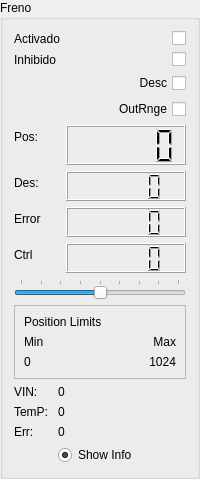
            <widget class="QGroupBox" name="grp_Freno">
             <property name="sizePolicy">
              <sizepolicy hsizetype="Preferred" vsizetype="Preferred">
               <horstretch>0</horstretch>
               <verstretch>0</verstretch>
              </sizepolicy>
             </property>
             <property name="maximumSize">
              <size>
               <width>16777215</width>
               <height>525</height>
              </size>
             </property>
             <property name="autoFillBackground">
              <bool>true</bool>
             </property>
             <property name="title">
              <string>Freno</string>
             </property>
             <layout class="QVBoxLayout" name="verticalLayout_2">
              <item>
               <layout class="QFormLayout" name="frmLay_Freno">
                <item row="6" column="0">
                 <widget class="QLabel" name="valorFreno_lbl">
                  <property name="minimumSize">
                   <size>
                    <width>20</width>
                    <height>0</height>
                   </size>
                  </property>
                  <property name="text">
                   <string>Pos:</string>
                  </property>
                 </widget>
                </item>
                <item row="6" column="1">
                 <widget class="QLCDNumber" name="frenoPos_lcd">
                  <property name="sizePolicy">
                   <sizepolicy hsizetype="Preferred" vsizetype="Minimum">
                    <horstretch>0</horstretch>
                    <verstretch>0</verstretch>
                   </sizepolicy>
                  </property>
                  <property name="minimumSize">
                   <size>
                    <width>40</width>
                    <height>40</height>
                   </size>
                  </property>
                  <property name="font">
                   <font>
                    <pointsize>14</pointsize>
                    <weight>75</weight>
                    <bold>true</bold>
                   </font>
                  </property>
                 </widget>
                </item>
                <item row="7" column="0">
                 <widget class="QLabel" name="label">
                  <property name="minimumSize">
                   <size>
                    <width>20</width>
                    <height>0</height>
                   </size>
                  </property>
                  <property name="text">
                   <string>Des:</string>
                  </property>
                 </widget>
                </item>
                <item row="7" column="1">
                 <widget class="QLCDNumber" name="frenoDes_lcd">
                  <property name="sizePolicy">
                   <sizepolicy hsizetype="Minimum" vsizetype="Preferred">
                    <horstretch>0</horstretch>
                    <verstretch>0</verstretch>
                   </sizepolicy>
                  </property>
                  <property name="minimumSize">
                   <size>
                    <width>0</width>
                    <height>30</height>
                   </size>
                  </property>
                  <property name="font">
                   <font>
                    <pointsize>14</pointsize>
                    <weight>75</weight>
                    <bold>true</bold>
                   </font>
                  </property>
                 </widget>
                </item>
                <item row="8" column="1">
                 <widget class="QLCDNumber" name="Freno_lcdError">
                  <property name="minimumSize">
                   <size>
                    <width>0</width>
                    <height>30</height>
                   </size>
                  </property>
                 </widget>
                </item>
                <item row="8" column="0">
                 <widget class="QLabel" name="Freno_lblError">
                  <property name="text">
                   <string>Error</string>
                  </property>
                 </widget>
                </item>
                <item row="9" column="1">
                 <widget class="QLCDNumber" name="frenoControl_lcd">
                  <property name="enabled">
                   <bool>true</bool>
                  </property>
                  <property name="sizePolicy">
                   <sizepolicy hsizetype="Minimum" vsizetype="Preferred">
                    <horstretch>0</horstretch>
                    <verstretch>0</verstretch>
                   </sizepolicy>
                  </property>
                  <property name="minimumSize">
                   <size>
                    <width>30</width>
                    <height>30</height>
                   </size>
                  </property>
                  <property name="font">
                   <font>
                    <pointsize>14</pointsize>
                    <weight>75</weight>
                    <bold>true</bold>
                   </font>
                  </property>
                  <property name="smallDecimalPoint">
                   <bool>false</bool>
                  </property>
                  <property name="digitCount">
                   <number>5</number>
                  </property>
                 </widget>
                </item>
                <item row="9" column="0">
                 <widget class="QLabel" name="label_2">
                  <property name="minimumSize">
                   <size>
                    <width>20</width>
                    <height>0</height>
                   </size>
                  </property>
                  <property name="text">
                   <string>Ctrl</string>
                  </property>
                 </widget>
                </item>
                <item row="2" column="1">
                 <widget class="QCheckBox" name="Freno_Inhibido_chk">
                  <property name="layoutDirection">
                   <enum>Qt::RightToLeft</enum>
                  </property>
                  <property name="text">
                   <string/>
                  </property>
                 </widget>
                </item>
                <item row="2" column="0">
                 <widget class="QLabel" name="label_7">
                  <property name="text">
                   <string>Inhibido</string>
                  </property>
                 </widget>
                </item>
                <item row="1" column="1">
                 <widget class="QCheckBox" name="Freno_Activado_chk">
                  <property name="layoutDirection">
                   <enum>Qt::RightToLeft</enum>
                  </property>
                  <property name="text">
                   <string/>
                  </property>
                 </widget>
                </item>
                <item row="1" column="0">
                 <widget class="QLabel" name="FrenoActivado_lbl">
                  <property name="text">
                   <string>Activado</string>
                  </property>
                 </widget>
                </item>
                <item row="4" column="1">
                 <widget class="QCheckBox" name="chk_LED_Freno_OutR">
                  <property name="sizePolicy">
                   <sizepolicy hsizetype="Preferred" vsizetype="Fixed">
                    <horstretch>0</horstretch>
                    <verstretch>0</verstretch>
                   </sizepolicy>
                  </property>
                  <property name="minimumSize">
                   <size>
                    <width>50</width>
                    <height>0</height>
                   </size>
                  </property>
                  <property name="layoutDirection">
                   <enum>Qt::RightToLeft</enum>
                  </property>
                  <property name="text">
                   <string>OutRnge</string>
                  </property>
                 </widget>
                </item>
                <item row="3" column="1">
                 <widget class="QCheckBox" name="chk_LED_Freno_Desc">
                  <property name="sizePolicy">
                   <sizepolicy hsizetype="Preferred" vsizetype="Fixed">
                    <horstretch>0</horstretch>
                    <verstretch>0</verstretch>
                   </sizepolicy>
                  </property>
                  <property name="minimumSize">
                   <size>
                    <width>20</width>
                    <height>0</height>
                   </size>
                  </property>
                  <property name="layoutDirection">
                   <enum>Qt::RightToLeft</enum>
                  </property>
                  <property name="text">
                   <string>Desc</string>
                  </property>
                 </widget>
                </item>
               </layout>
              </item>
              <item>
               <widget class="QSlider" name="FrenoControl_Slider">
                <property name="minimum">
                 <number>-3200</number>
                </property>
                <property name="maximum">
                 <number>3200</number>
                </property>
                <property name="singleStep">
                 <number>100</number>
                </property>
                <property name="pageStep">
                 <number>800</number>
                </property>
                <property name="orientation">
                 <enum>Qt::Horizontal</enum>
                </property>
                <property name="tickPosition">
                 <enum>QSlider::TicksAbove</enum>
                </property>
               </widget>
              </item>
              <item>
               <widget class="QFrame" name="frame_2">
                <property name="frameShape">
                 <enum>QFrame::StyledPanel</enum>
                </property>
                <property name="frameShadow">
                 <enum>QFrame::Raised</enum>
                </property>
                <layout class="QVBoxLayout" name="verticalLayout_15">
                 <item>
                  <widget class="QLabel" name="label_26">
                   <property name="text">
                    <string>Position Limits</string>
                   </property>
                  </widget>
                 </item>
                 <item>
                  <layout class="QFormLayout" name="formLayout_3">
                   <item row="0" column="0">
                    <widget class="QLabel" name="label_29">
                     <property name="text">
                      <string>Min</string>
                     </property>
                    </widget>
                   </item>
                   <item row="0" column="1">
                    <widget class="QLabel" name="label_28">
                     <property name="text">
                      <string>Max</string>
                     </property>
                     <property name="alignment">
                      <set>Qt::AlignRight|Qt::AlignTrailing|Qt::AlignVCenter</set>
                     </property>
                    </widget>
                   </item>
                   <item row="1" column="0">
                    <widget class="QLabel" name="brake_PosLimits_Min_lbl">
                     <property name="text">
                      <string>0</string>
                     </property>
                    </widget>
                   </item>
                   <item row="1" column="1">
                    <widget class="QLabel" name="brake_PosLimits_Max_lbl">
                     <property name="text">
                      <string>1024</string>
                     </property>
                     <property name="alignment">
                      <set>Qt::AlignRight|Qt::AlignTrailing|Qt::AlignVCenter</set>
                     </property>
                    </widget>
                   </item>
                  </layout>
                 </item>
                </layout>
               </widget>
              </item>
              <item>
               <layout class="QFormLayout" name="Brake_Driver_lay">
                <item row="0" column="0">
                 <widget class="QLabel" name="label_8">
                  <property name="text">
                   <string>VIN:</string>
                  </property>
                 </widget>
                </item>
                <item row="0" column="1">
                 <widget class="QLabel" name="Brake_VIN_lbl">
                  <property name="text">
                   <string>0</string>
                  </property>
                 </widget>
                </item>
                <item row="1" column="0">
                 <widget class="QLabel" name="label_10">
                  <property name="text">
                   <string>TemP: </string>
                  </property>
                 </widget>
                </item>
                <item row="1" column="1">
                 <widget class="QLabel" name="Brake_Temp_lbl">
                  <property name="text">
                   <string>0</string>
                  </property>
                 </widget>
                </item>
                <item row="2" column="0">
                 <widget class="QLabel" name="label_12">
                  <property name="text">
                   <string>Err:</string>
                  </property>
                 </widget>
                </item>
                <item row="2" column="1">
                 <widget class="QLabel" name="Brake_Error_lbl">
                  <property name="text">
                   <string>0</string>
                  </property>
                 </widget>
                </item>
                <item row="3" column="1">
                 <widget class="QRadioButton" name="brake_ShowInfo_rBtn">
                  <property name="text">
                   <string>Show Info</string>
                  </property>
                  <property name="checked">
                   <bool>true</bool>
                  </property>
                  <property name="autoExclusive">
                   <bool>false</bool>
                  </property>
                  <attribute name="buttonGroup">
                   <string notr="true">driversShowInfoSelect</string>
                  </attribute>
                 </widget>
                </item>
               </layout>
              </item>
             </layout>
            </widget>
